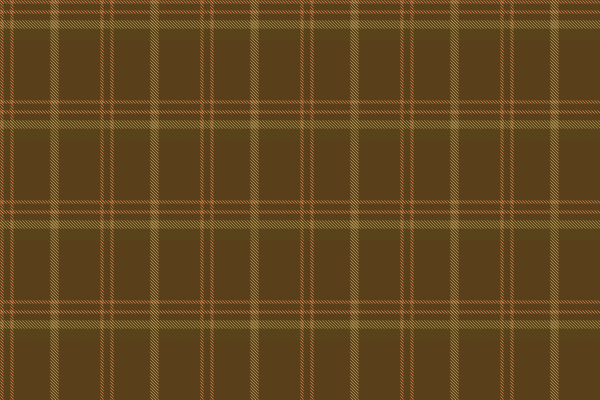
Frame 1 (no input)
Frame 2 (the mouse pressed at the canvas centre, redrawn once): identical to frame 1, image omitted

The Processing sketch that drew this single still picture (run headless with seeded random() and noise(); the mouse was pressed at the canvas centre and the sketch redrawn once):

// Processing sketch: processing_140496
// ── processing_140496.pde


void setup() {
  size(600, 400);
  smooth();
  strokeWeight(0.1);
  background(255);
  colorMode(HSB, 20);
  noLoop();
}

void draw() {
  background(2, 14, 7);

  stroke(1, 12, 19);
  grid(0, 0, 3, 100);
  grid(10, 10, 3, 100);


  stroke(2, 9, 16);
  grid(50, 20, 8, 100);


  stroke(5, 16, 9);
  int yPos = 20;
  while (yPos < height) {
    row(yPos, 20, 3);
    yPos+=100;
  }
  save("nameOfTartan.png");
}


void grid(int xPos, int yPos, int strokeHeight, int d) {
  for (int x=xPos;x<width;x+=d) {
    for (int y=yPos;y<width;y+=d) {
      col(x, strokeHeight, 3);
      row(y, strokeHeight, 3);
    }
  }
}
void row(int yPos, int strokeHeight, int d) {
  for (int x=0-strokeHeight;x<width;x+=d) {
    line(x, yPos, x+strokeHeight, yPos+strokeHeight);
  }
}
void col(int xPos, int strokeHeight, int d) {
  for (int y=0-strokeHeight;y<height;y+=d) {
    line(xPos, y, xPos+strokeHeight, y+strokeHeight);
  }
}
